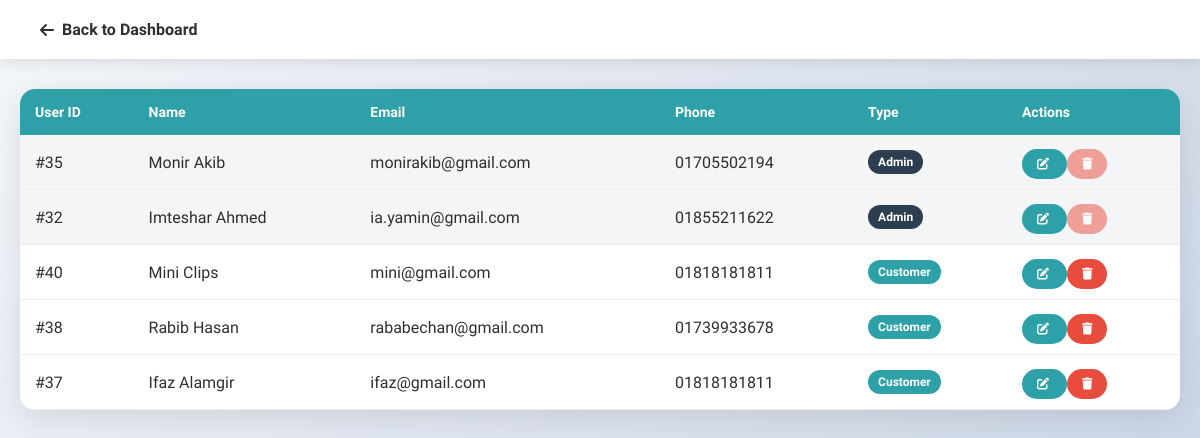
The app's page /website/admin_users.php (signed in) with its own data.
### tables this page shows
CREATE TABLE `users` (
  `user_id` int(11) NOT NULL,
  `first_name` varchar(50) NOT NULL,
  `last_name` varchar(50) NOT NULL,
  `email` varchar(100) NOT NULL,
  `password` varchar(255) NOT NULL,
  `date_of_birth` date NOT NULL,
  `gender` enum('male','female') NOT NULL,
  `phone` varchar(15) NOT NULL,
  `user_type` enum('Customer','Admin') NOT NULL DEFAULT 'Customer',
  `reward_point` int(11) DEFAULT 0,
  `membership_level` enum('Gold','Silver','Bronze') NOT NULL DEFAULT 'Bronze',
  `created_at` timestamp NOT NULL DEFAULT current_timestamp()
);

### website/admin_users.php (the view, shortened to what this page needs)
<?php
require_once 'config.php';
$users_query = "SELECT * FROM users ORDER BY user_type = 'Admin' DESC, user_id DESC";
$users = $conn->query($users_query);
?>
<!DOCTYPE html>
<html>
<head>
    <link rel="stylesheet" href="https://cdnjs.cloudflare.com/ajax/libs/font-awesome/6.0.0/css/all.min.css">
</head>
<body>
    <div class="admin-nav">
        <div class="container">
            <a href="admin.php" class="back-btn">
                <i class="fas fa-arrow-left"></i> Back to Dashboard
            </a>
        </div>
    </div>
    <div class="container">
        <div class="users-table">
            <table>
                <thead>
                    <tr>
                        <th>User ID</th>
                        <th>Name</th>
                        <th>Email</th>
                        <th>Phone</th>
                        <th>Type</th>
                        <th>Actions</th>
                    </tr>
                </thead>
                <tbody>
                    <?php while($user = $users->fetch_assoc()): ?>
                        <tr class="<?php echo $user['user_type'] === 'Admin' ? 'admin-row' : ''; ?>">
                            <td>#<?php echo $user['user_id']; ?></td>
                            <td><?php echo htmlspecialchars($user['first_name'] . ' ' . $user['last_name']); ?></td>
                            <td><?php echo htmlspecialchars($user['email']); ?></td>
                            <td><?php echo htmlspecialchars($user['phone']); ?></td>
                            <td>
                                <span class="user-type type-<?php echo $user['user_type']; ?>">
                                    <?php echo $user['user_type']; ?>
                                </span>
                            </td>
                            <td>
                                <?php
                                $isAdmin = $user['user_type'] === 'Admin';
                                $isCurrentUser = $user['user_id'] == $_SESSION['user_id'];
                                $canDelete = !$isAdmin && !$isCurrentUser;
                                ?>
                                <a href="admin_user_edit.php?id=<?php echo $user['user_id']; ?>"
                                   class="action-btn edit-btn">
                                    <i class="fas fa-edit"></i>
                                </a>
                                <?php if ($canDelete): ?>
                                    <a href="admin_user_delete.php?id=<?php echo $user['user_id']; ?>"
                                       class="action-btn delete-btn"
                                       onclick="return confirm('Are you sure you want to delete this user?')">
                                        <i class="fas fa-trash"></i>
                                    </a>
                                <?php else: ?>
                                    <span class="tooltip">
                                        <a class="action-btn delete-btn disabled">
                                            <i class="fas fa-trash"></i>
                                        </a>
                                    </span>
                                <?php endif; ?>
                            </td>
                        </tr>
                    <?php endwhile; ?>
                </tbody>
            </table>
        </div>
    </div>
</body>
</html>

### website/admin_users.php (style rules this page uses)
body { font-family: 'Murecho', sans-serif; margin: 0; background: linear-gradient(135deg, #f5f7fa 0%, #c3cfe2 100%); min-height: 100vh; padding-bottom: 50px; }
.admin-nav { background: white; padding: 20px; box-shadow: 0 4px 12px rgba(0,0,0,0.1); margin-bottom: 30px; }
.container { max-width: 1200px; margin: 0 auto; padding: 0 20px; }
.users-table { background: white; border-radius: 15px; box-shadow: 0 8px 32px rgba(0,0,0,0.1); overflow: hidden; animation: slideDown 0.5s ease; }
.users-table table { width: 100%; border-collapse: collapse; }
.users-table th { background: #2da0a8; color: white; padding: 15px; text-align: left; font-weight: 700; font-size: 14px; }
.users-table td { padding: 15px; border-bottom: 1px solid #eee; color: rgb(48, 47, 47); }
.action-btn { padding: 8px 15px; border-radius: 25px; color: white; text-decoration: none; font-weight: 700; font-size: 12px; transition: all 0.3s ease; }
.edit-btn { background: #2da0a8; }
.delete-btn { background: #e74c3c; }
.back-btn { color: rgb(48, 47, 47); text-decoration: none; display: flex; align-items: center; gap: 8px; font-weight: 700; transition: all 0.3s ease; }
.user-type { padding: 5px 10px; border-radius: 15px; font-size: 12px; font-weight: 700; display: inline-block; }
.type-Admin { background: #2c3e50; color: white; }
.type-Customer { background: #2da0a8; color: white; }
.admin-row { background: rgba(44, 62, 80, 0.05); }
.action-btn.disabled { opacity: 0.5; cursor: not-allowed; pointer-events: none; }
.tooltip { position: relative; display: inline-block; }

### records on screen
users: user_id "35", first_name+last_name "Monir Akib", email "monirakib@gmail.com", phone "01705502194", user_type "Admin"
users: user_id "32", first_name+last_name "Imteshar Ahmed", email "ia.yamin@gmail.com", phone "01855211622", user_type "Admin"
users: user_id "40", first_name+last_name "Mini Clips", email "mini@gmail.com", phone "01818181811", user_type "Customer"
users: user_id "38", first_name+last_name "Rabib Hasan", email "rababechan@gmail.com", phone "01739933678", user_type "Customer"
users: user_id "37", first_name+last_name "Ifaz Alamgir", email "ifaz@gmail.com", phone "01818181811", user_type "Customer"
